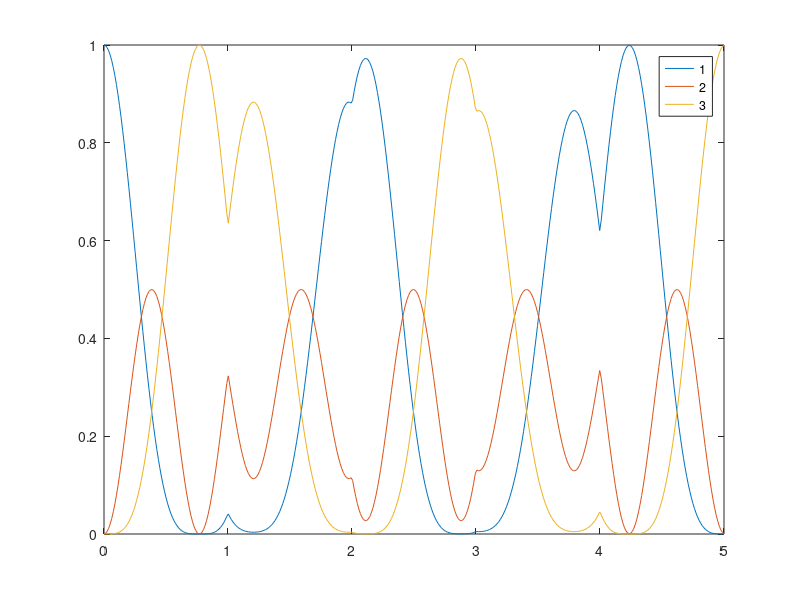

This chart was generated by the following MATLAB code:
function Fig_3b
    Delta = 0;
    delta = 0.3*pi;
    c_0 = [1; 0; 0];
    function ab = coeff(t,A,phi)
        Omega_0 = A*exp(-1j*phi);
        Omega_R = sqrt(Delta.^2 + abs(Omega_0).^2);
        ab(1) = cos(t*pi/2*Omega_R/(pi)) - 1j * Delta/Omega_R * sin(t*pi/2*Omega_R/(pi));
        ab(2) = 1j * Omega_0/Omega_R * sin(t*pi/2*Omega_R/(pi));
        ab = [ab(1), ab(2)];
    end
    
    function U = propagator(t,A,phi)
    ab = coeff(t,A,phi);
    a = ab(1);
    b = ab(2);
    U = [sqrt(4)/2*a.^2, sqrt(2)/1*a*b, sqrt(4)/2*b.^2;
        -sqrt(2)/1*a*conj(b), sqrt(1)/1*a*conj(a) - sqrt(1)/1*b*conj(b), sqrt(2)/1*conj(a)*b;
        sqrt(4)/2*conj(b).^2, -sqrt(2)/1*conj(a)*conj(b), sqrt(4)/2*conj(a).^2];
    end
    
    function c = propagation(t)
        if t <=1 
            c = propagator(t,pi+delta,0)*c_0;
        elseif t<=2
            c = propagator(t-1,pi+delta,4/5*pi)*propagator(1,pi+delta,0)*c_0;
        elseif t<=3
            c = propagator(t-2,pi+delta,2/5*pi)*propagator(1,pi+delta,4/5*pi)*propagator(1,pi+delta,0)*c_0;
        elseif t<=4
            c = propagator(t-3,pi+delta,4/5*pi)*propagator(1,pi+delta,2/5*pi)*propagator(1,pi+delta,4/5*pi)*propagator(1,pi+delta,0)*c_0;
        else
            c = propagator(t-4,pi+delta,0)*propagator(1,pi+delta,4/5*pi)*propagator(1,pi+delta,2/5*pi)*propagator(1,pi+delta,4/5*pi)*propagator(1,pi+delta,0)*c_0;
        end
    end
    c = [];
    t_interval = linspace(0,5,400);
    for t = t_interval
        c = [c propagation(t)];
    end
    plot(t_interval, (abs(c(1,:))).^2, '-', t_interval, (abs(c(2,:))).^2, '-', t_interval, (abs(c(3,:))).^2, '-');
    ylim([0, 1]);
    xlim([0,5]);
    legend('1','2','3')
end